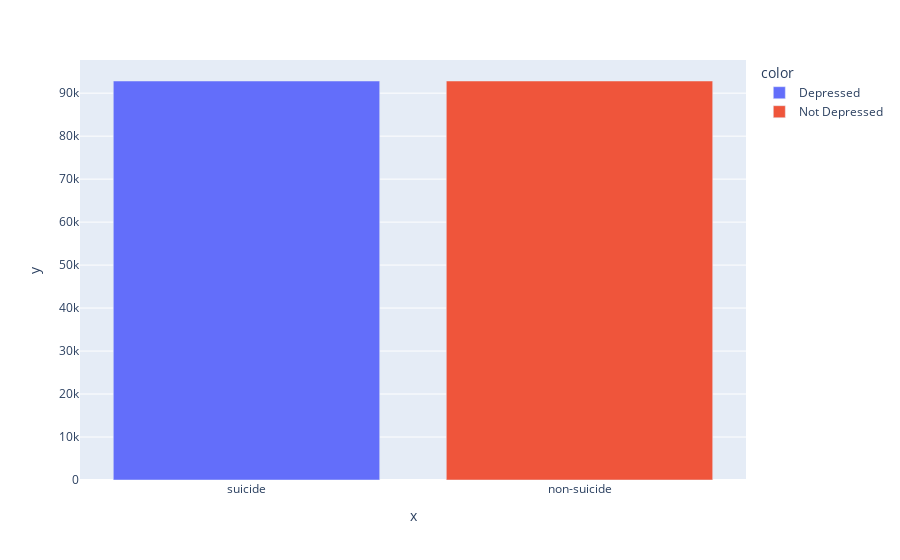

Notebook code for this chart:
### Code cell
plx.bar(train_data,x=train_data['class'].value_counts().index.values,
        y=train_data['class'].value_counts(),color=['Depressed','Not Depressed'])

### Figure 1 — Plotly figure (JSON) as saved in the notebook; plotly's stock layout.template omitted (floating-point values rounded to 4 significant figures)
{"data": [{"alignmentgroup": "True", "hovertemplate": "color=Depressed<br>x=%{x}<br>y=%{y}<extra></extra>", "legendgroup": "Depressed", "marker": {"color": "#636efa", "pattern": {"shape": ""}}, "name": "Depressed", "offsetgroup": "Depressed", "orientation": "v", "showlegend": true, "textposition": "auto", "type": "bar", "x": ["suicide"], "xaxis": "x", "y": [92831], "yaxis": "y"}, {"alignmentgroup": "True", "hovertemplate": "color=Not Depressed<br>x=%{x}<br>y=%{y}<extra></extra>", "legendgroup": "Not Depressed", "marker": {"color": "#EF553B", "pattern": {"shape": ""}}, "name": "Not Depressed", "offsetgroup": "Not Depressed", "orientation": "v", "showlegend": true, "textposition": "auto", "type": "bar", "x": ["non-suicide"], "xaxis": "x", "y": [92828], "yaxis": "y"}], "layout": {"barmode": "relative", "legend": {"title": {"text": "color"}, "tracegroupgap": 0}, "margin": {"t": 60}, "xaxis": {"anchor": "y", "domain": [0, 1], "title": {"text": "x"}}, "yaxis": {"anchor": "x", "domain": [0, 1], "title": {"text": "y"}}}}
